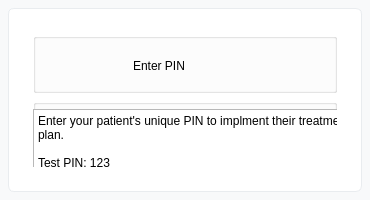
<?xml version="1.0" encoding="UTF-8"?>
<ui version="4.0">
 <class>Help</class>
 <widget class="QDialog" name="Help">
  <property name="geometry">
   <rect>
    <x>0</x>
    <y>0</y>
    <width>370</width>
    <height>200</height>
   </rect>
  </property>
  <property name="windowTitle">
   <string>Dialog</string>
  </property>
  <property name="styleSheet">
   <string notr="true">/* Level 1 - Main Dialog */
QDialog#Help {
    font-size: 18px;
    font-weight: bold;
    padding: 12px;
    background-color: #f8f9fa;
    border: none;
    border-radius: 8px;
}

/* Level 2 - Primary Group Box */
QDialog#Help QGroupBox#groupBox {
    font-size: 18px;
    font-weight: bold;
    padding: 15px;
    background-color: #ffffff;
    border: 1px solid #e9ecef;
    border-radius: 6px;
    margin: 8px;
}

/* Level 3 - Vertical Layout */
QDialog#Help QGroupBox#groupBox QVBoxLayout#verticalLayout_2 {
    font-size: 22px;
    font-weight: 600;
    padding: 10px;
    color: #2c3e50;
    border: none;
    margin: 5px 0;
    spacing: 10px;
}

/* Level 4 - Secondary Group Boxes */
QDialog#Help QGroupBox#groupBox QVBoxLayout#verticalLayout_2 QGroupBox#groupBox_2 {
    font-size: 20px;
    font-weight: 500;
    padding: 12px;
    color: #34495e;
    background-color: #f1f3f5;
    border-radius: 4px;
    margin-bottom: 10px;
}

QDialog#Help QGroupBox#groupBox QVBoxLayout#verticalLayout_2 QGroupBox#groupBox_4 {
    border: 1px solid #dee2e6;
    border-radius: 4px;
    padding: 10px;
    background-color: #ffffff;
}

/* Level 5 - Plain Text Edit */
QDialog#Help QGroupBox#groupBox QVBoxLayout#verticalLayout_2 QGroupBox#groupBox_4 QPlainTextEdit#plainTextEdit {
    border: 1px solid #e9ecef;
    border-radius: 4px;
    padding: 12px 15px;
    font-size: 15px;
    color: #495057;
    background-color: #ffffff;
    selection-background-color: #e9ecef;
    line-height: 1.5;
}</string>
  </property>
  <widget class="QGroupBox" name="groupBox">
   <property name="geometry">
    <rect>
     <x>0</x>
     <y>0</y>
     <width>370</width>
     <height>200</height>
    </rect>
   </property>
   <property name="minimumSize">
    <size>
     <width>250</width>
     <height>200</height>
    </size>
   </property>
   <property name="maximumSize">
    <size>
     <width>370</width>
     <height>100</height>
    </size>
   </property>
   <layout class="QVBoxLayout" name="verticalLayout_2">
    <item>
     <widget class="QGroupBox" name="groupBox_2">
      <property name="sizePolicy">
       <sizepolicy hsizetype="Preferred" vsizetype="Preferred">
        <horstretch>0</horstretch>
        <verstretch>0</verstretch>
       </sizepolicy>
      </property>
      <property name="minimumSize">
       <size>
        <width>0</width>
        <height>50</height>
       </size>
      </property>
      <property name="maximumSize">
       <size>
        <width>16777215</width>
        <height>60</height>
       </size>
      </property>
      <property name="title">
       <string/>
      </property>
      <widget class="QLabel" name="label_10">
       <property name="geometry">
        <rect>
         <x>100</x>
         <y>15</y>
         <width>150</width>
         <height>35</height>
        </rect>
       </property>
       <property name="maximumSize">
        <size>
         <width>150</width>
         <height>50</height>
        </size>
       </property>
       <property name="text">
        <string>Enter PIN</string>
       </property>
       <property name="margin">
        <number>0</number>
       </property>
      </widget>
     </widget>
    </item>
    <item>
     <widget class="QGroupBox" name="groupBox_4">
      <property name="title">
       <string/>
      </property>
      <widget class="QPlainTextEdit" name="plainTextEdit">
       <property name="geometry">
        <rect>
         <x>0</x>
         <y>10</y>
         <width>350</width>
         <height>300</height>
        </rect>
       </property>
       <property name="sizePolicy">
        <sizepolicy hsizetype="Fixed" vsizetype="Fixed">
         <horstretch>0</horstretch>
         <verstretch>0</verstretch>
        </sizepolicy>
       </property>
       <property name="minimumSize">
        <size>
         <width>0</width>
         <height>300</height>
        </size>
       </property>
       <property name="maximumSize">
        <size>
         <width>350</width>
         <height>50</height>
        </size>
       </property>
       <property name="plainText">
        <string>Enter your patient's unique PIN to implment their treatment plan.

Test PIN: 123</string>
       </property>
      </widget>
     </widget>
    </item>
   </layout>
  </widget>
 </widget>
 <resources/>
 <connections/>
</ui>
